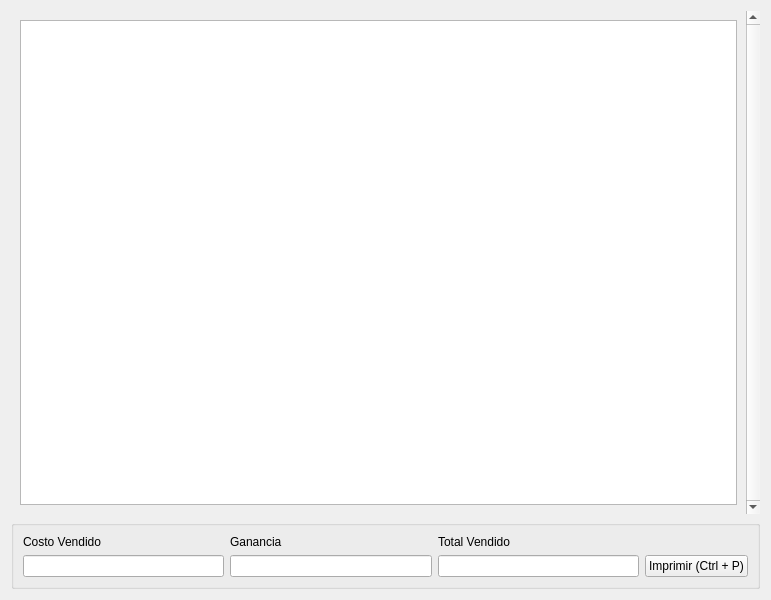
<?xml version="1.0" encoding="UTF-8"?>
<ui version="4.0">
 <class>Form</class>
 <widget class="QWidget" name="Form">
  <property name="geometry">
   <rect>
    <x>0</x>
    <y>0</y>
    <width>771</width>
    <height>600</height>
   </rect>
  </property>
  <property name="minimumSize">
   <size>
    <width>650</width>
    <height>550</height>
   </size>
  </property>
  <property name="windowTitle">
   <string>Ventas del día</string>
  </property>
  <property name="windowIcon">
   <iconset>
    <normaloff>icon/factura.png</normaloff>icon/factura.png</iconset>
  </property>
  <layout class="QGridLayout" name="gridLayout" rowstretch="95,5">
   <item row="0" column="0">
    <widget class="QScrollArea" name="scrollArea">
     <property name="frameShape">
      <enum>QFrame::NoFrame</enum>
     </property>
     <property name="verticalScrollBarPolicy">
      <enum>Qt::ScrollBarAlwaysOn</enum>
     </property>
     <property name="widgetResizable">
      <bool>true</bool>
     </property>
     <widget class="QWidget" name="scrollAreaWidgetContents">
      <property name="geometry">
       <rect>
        <x>0</x>
        <y>0</y>
        <width>736</width>
        <height>509</height>
       </rect>
      </property>
      <layout class="QGridLayout" name="gridLayout_3">
       <item row="0" column="0">
        <widget class="QTableView" name="tableView"/>
       </item>
      </layout>
     </widget>
    </widget>
   </item>
   <item row="1" column="0">
    <widget class="QGroupBox" name="groupBox">
     <property name="title">
      <string/>
     </property>
     <layout class="QGridLayout" name="gridLayout_2">
      <item row="0" column="0">
       <widget class="QLabel" name="label">
        <property name="text">
         <string>Costo Vendido</string>
        </property>
       </widget>
      </item>
      <item row="0" column="1">
       <widget class="QLabel" name="label_2">
        <property name="text">
         <string>Ganancia</string>
        </property>
       </widget>
      </item>
      <item row="0" column="2">
       <widget class="QLabel" name="label_3">
        <property name="text">
         <string>Total Vendido</string>
        </property>
       </widget>
      </item>
      <item row="1" column="0">
       <widget class="QLineEdit" name="lineEdit">
        <property name="sizePolicy">
         <sizepolicy hsizetype="Expanding" vsizetype="Expanding">
          <horstretch>0</horstretch>
          <verstretch>0</verstretch>
         </sizepolicy>
        </property>
       </widget>
      </item>
      <item row="1" column="1">
       <widget class="QLineEdit" name="lineEdit_2">
        <property name="sizePolicy">
         <sizepolicy hsizetype="Expanding" vsizetype="Expanding">
          <horstretch>0</horstretch>
          <verstretch>0</verstretch>
         </sizepolicy>
        </property>
       </widget>
      </item>
      <item row="1" column="2">
       <widget class="QLineEdit" name="lineEdit_3">
        <property name="sizePolicy">
         <sizepolicy hsizetype="Expanding" vsizetype="Expanding">
          <horstretch>0</horstretch>
          <verstretch>0</verstretch>
         </sizepolicy>
        </property>
       </widget>
      </item>
      <item row="1" column="3">
       <widget class="QPushButton" name="nuevo">
        <property name="sizePolicy">
         <sizepolicy hsizetype="Fixed" vsizetype="Expanding">
          <horstretch>0</horstretch>
          <verstretch>0</verstretch>
         </sizepolicy>
        </property>
        <property name="text">
         <string>Imprimir (Ctrl + P)</string>
        </property>
        <property name="icon">
         <iconset>
          <normaloff>icon/imprimir.png</normaloff>icon/imprimir.png</iconset>
        </property>
        <property name="iconSize">
         <size>
          <width>20</width>
          <height>20</height>
         </size>
        </property>
       </widget>
      </item>
     </layout>
    </widget>
   </item>
  </layout>
 </widget>
 <resources/>
 <connections/>
</ui>
